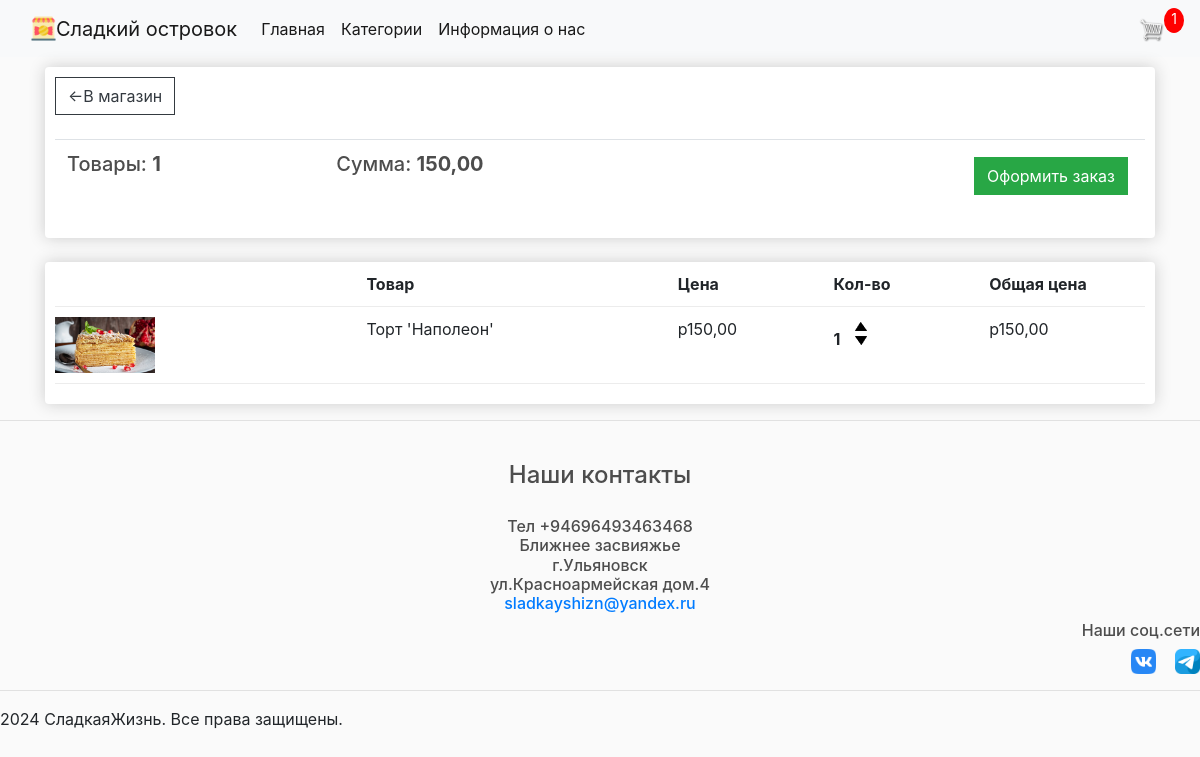
/cart/ (signed in), run on an earlier commit of the app's database.
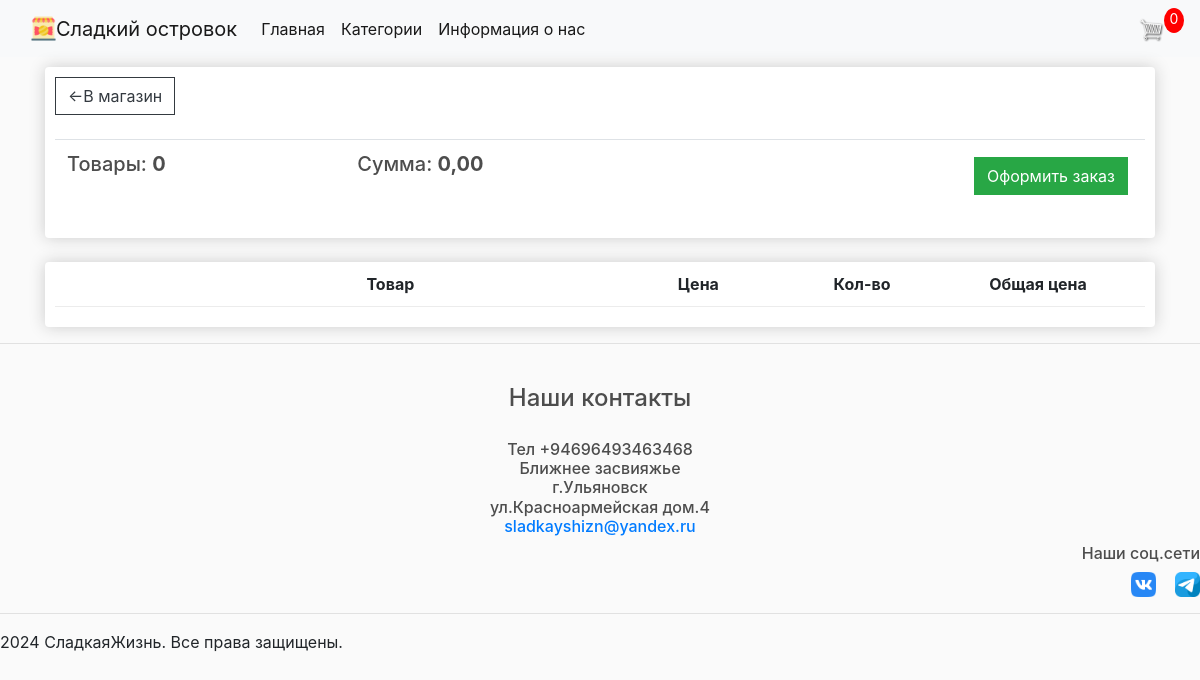
And on a later commit of the database.
### store/models.py (models this page shows, shortened)
class Order(models.Model):
    customer = models.ForeignKey(Customer, on_delete=models.SET_NULL, blank=True, null=True)
    date_orderd = models.DateTimeField(auto_now_add=True)
    complete = models.BooleanField(default=False, null=True, blank=False)
    transaction_id = models.CharField(max_length=200, null=True)
    @property
    def get_cart_total(self):
        orderitems = self.orderitem_set.all()
        total = sum([item.get_total for item in orderitems])
        return total
    @property
    def get_cart_items(self):
        orderitems = self.orderitem_set.all()
        total = sum([item.quantity for item in orderitems])
        return total

class OrderItem(models.Model):
    product = models.ForeignKey(Product, on_delete=models.SET_NULL, blank=True, null=True)
    order = models.ForeignKey(Order, on_delete=models.SET_NULL, blank=True, null=True)
    quantity = models.IntegerField(default=0, null=True, blank=True)
    date_added = models.DateTimeField(auto_now_add=True)
    @property
    def get_total(self):
        total = self.product.price * self.quantity
        return total

class Product(models.Model):
    name = models.CharField(max_length=200, null=True)
    price = models.DecimalField(max_digits=7, decimal_places=2)
    digital = models.BooleanField(default=False, null=True, blank=False)
    image = models.ImageField(null=True, blank=True)
    category = models.ForeignKey('Category', on_delete=models.SET_NULL, null=True)  # SET_NULL временно
    description = models.TextField(default='описание')
    @property
    def imageURL(self):
        try:
            url = self.image.url
        except:
            url = ''
        return url

### store/views.py (the view)
# urls.py: path('cart/', views.cart, name="cart"),
def cart(request):
    data = cartData(request)
    cartItems = data['cartItems']
    order = data['order']
    items = data['items']
    context = {'items': items, 'order': order, 'cartItems': cartItems}
    return render(request, 'store/cart.html', context)

### store/utils.py (called while the page is built)
def cartData(request):
    if request.user.is_authenticated:
        customer = request.user.customer
        order, created = Order.objects.get_or_create(customer=customer, complete=False)
        items = order.orderitem_set.all()
        cartItems = order.get_cart_items
    else:
        cookieData = cookieCart(request)
        cartItems = cookieData['cartItems']
        order = cookieData['order']
        items = cookieData['items']
    return {'cartItems': cartItems, 'order': order, 'items': items}

### store/templates/store/cart.html
{% extends 'store/main.html' %}
{% load static %}
{% block content %}
    <div class="row">
        <div class="col-lg-12">
            <div class="box-element">
                <a class="btn btn-outline-dark" href="{% url 'store' %}">&#x2190В магазин</a>
                <br>
                <br>
                <table class="table">
                    <tr>
                        <th><h5>Товары: <strong>{{order.get_cart_items}}</strong></h5></th>
                        <th><h5>Сумма: <strong>{{order.get_cart_total|floatformat:2}}</strong></h5></th>
                        <th>
                            <a style="float:right;margin:5px" class="btn btn-success" href="{% url 'checkout' %}">Оформить заказ</a>
                        </th>
                    </tr>
                </table>
            </div>
            <br>
            <div class="box-element">
                <div class="cart-row">
                    <div style="flex:2"></div>
                    <div style="flex:2"><strong>Товар</strong></div>
                    <div style="flex:1"><strong>Цена</strong></div>
                    <div style="flex:1"><strong>Кол-во</strong></div>
                    <div style="flex:1"><strong>Общая цена</strong></div>
                </div>
                {% for item in items %}
                 <div class="cart-row">
                    <div style="flex:2"><img class="row-image" src="{{item.product.imageURL}}"></div>
                    <div style="flex:2">{{item.product.name}}</div>
                    <div style="flex:1">р{{item.product.price|floatformat:2}}</div>
                    <div style="flex:1">
                        <p class="quantity">{{item.quantity}}</p>
                        <div class="quantity">
							<img data-product="{{item.product.id}}" data-action="add" class="chg-quantity update-cart" src="{% static  'images/arrow-up.png' %}">
							<img data-product="{{item.product.id}}" data-action="remove" class="chg-quantity update-cart" src="{% static  'images/arrow-down.png' %}">
						</div>
                    </div>
                    <div style="flex:1">p{{item.get_total}}</div>
                </div>
                {% endfor %}
            </div>
        </div>
    </div>
{% endblock content %}

What changed in the data, as far as the page shows it:
removed OrderItem: product.imageURL (picture), product.name "Торт 'Наполеон'", product.price "150,00", quantity "1", get_total "150,00"
computed for Order: get_cart_items "1" → "0"; get_cart_total "150,00" → "0,00"
Also different on the page:
{{ cartItems }}: "1" → "0"
